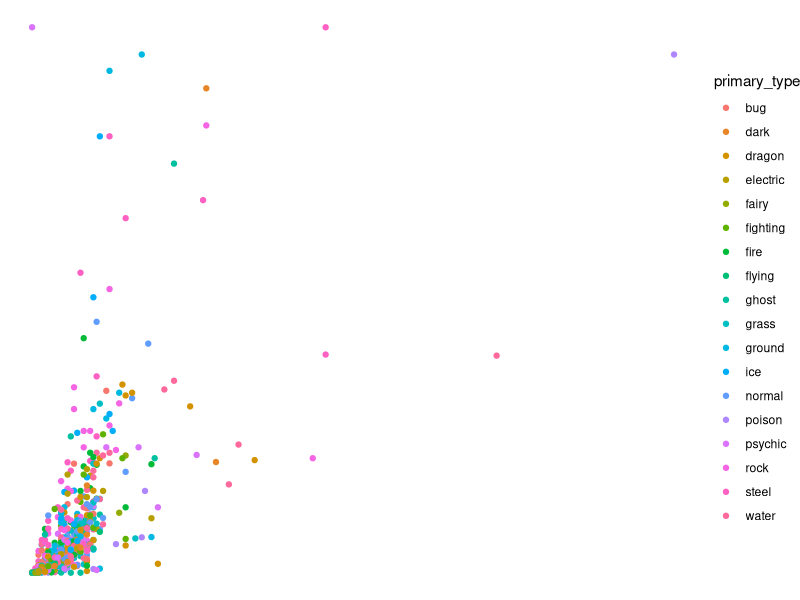

The R source for this figure:
library(here)
library(tidyverse)
library(ggplot2)

pokemon <- read_csv(here("data", "pokemon.csv"))

ggplot(pokemon, aes(x = height_m, y = weight_kg, col = primary_type)) +
  geom_point() +
  theme_void()
